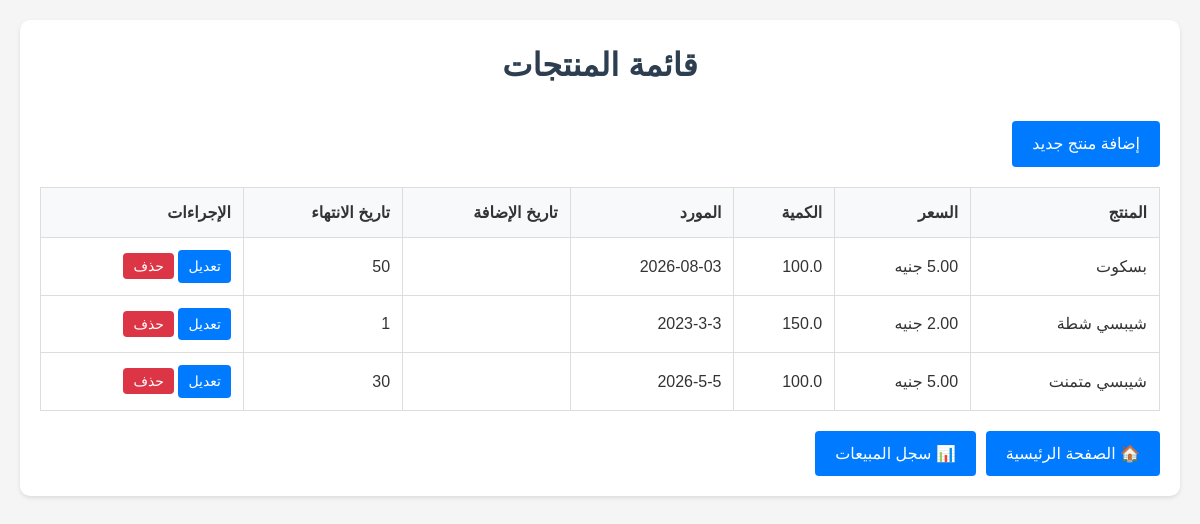
/products, run on an earlier commit of the app's database.
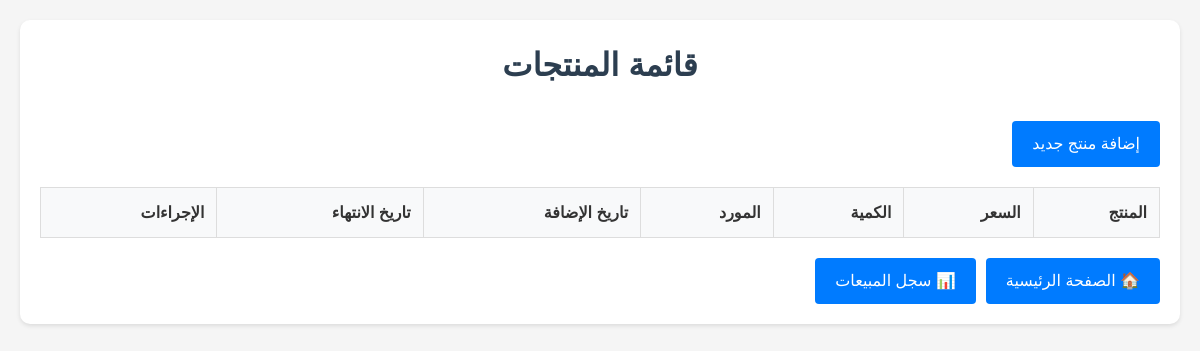
And on a later commit of the database.
### tables this page shows
CREATE TABLE products (
            id INTEGER PRIMARY KEY AUTOINCREMENT,
            name TEXT NOT NULL,
            price REAL NOT NULL,
            quantity INTEGER NOT NULL,
            supplier TEXT,
            expiration_date TEXT,
            received_date TEXT NOT NULL
        );

### app.py (the view)
@app.route('/products')
def products():
    conn = sqlite3.connect('supermarket.db')
    c = conn.cursor()
    c.execute('SELECT * FROM products ORDER BY name')
    products = [dict(zip(['id', 'name', 'price', 'quantity', 'supplier', 'expiration_date'], row)) for row in c.fetchall()]
    conn.close()
    return render_template('products.html', products=products)

### templates/products.html (shortened to what this page needs)
<!DOCTYPE html>
<html lang="ar" dir="rtl">
<head>
    <link rel="stylesheet" href="{{ url_for('static', filename='style.css') }}">
</head>
<body>
    <div class="container">
        <h1>قائمة المنتجات</h1>
        <a href="{{ url_for('add_product') }}" class="btn">إضافة منتج جديد</a>
        <table class="table">
            <thead>
                <tr>
                    <th>المنتج</th>
                    <th>السعر</th>
                    <th>الكمية</th>
                    <th>المورد</th>
                    <th>تاريخ الإضافة</th>
                    <th>تاريخ الانتهاء</th>
                    <th>الإجراءات</th>
                </tr>
            </thead>
            <tbody>
                {% for product in products %}
                <tr>
                    <td>{{ product.name }}</td>
                    <td>{{ "%.2f"|format(product.price) }} جنيه</td>
                    <td>{{ product.quantity }}</td>
                    <td>{{ product.supplier }}</td>
                    <td>{{ product.received_date }}</td>
                    <td>{{ product.expiration_date }}</td>
                    <td>
                        <a href="{{ url_for('edit_product', id=product.id) }}" class="btn btn-sm">تعديل</a>
                        <button onclick="deleteProduct({{ product.id }})" class="btn btn-sm btn-danger">حذف</button>
                    </td>
                </tr>
                {% endfor %}
            </tbody>
        </table>
        <div class="navigation-buttons">
            <a href="{{ url_for('index') }}" class="btn">🏠 الصفحة الرئيسية</a>
            <a href="{{ url_for('history') }}" class="btn">📊 سجل المبيعات</a>
        </div>
    </div>
</body>
</html>

### static/style.css (style rules this page uses)
* { margin: 0; padding: 0; box-sizing: border-box; }
body { font-family: 'Cairo', sans-serif; line-height: 1.6; background-color: #f5f5f5; color: #333; margin: 0; padding: 20px; }
.container { max-width: 1200px; margin: 0 auto; background-color: white; padding: 20px; border-radius: 10px; box-shadow: 0 2px 4px rgba(0, 0, 0, 0.1); }
h1 { text-align: center; margin-bottom: 30px; color: #2c3e50; }
.btn { display: inline-block; padding: 10px 20px; background-color: #007bff; color: white; border: none; border-radius: 4px; cursor: pointer; text-decoration: none; text-align: center; }
.table { width: 100%; border-collapse: collapse; margin-top: 20px; }
.table th, .table td { padding: 12px; text-align: right; border: 1px solid #ddd; }
.table th { background-color: #f8f9fa; font-weight: bold; }
.navigation-buttons { display: flex; gap: 10px; margin-top: 20px; }

What changed in the data, as far as the page shows it:
removed products: name "بسكوت", price "5.00", quantity "100.0", supplier "2026-08-03", expiration_date "50"
removed products: name "شيبسي شطة", price "2.00", quantity "150.0", supplier "2023-3-3", expiration_date "1"
removed products: name "شيبسي متمنت", price "5.00", quantity "100.0", supplier "2026-5-5", expiration_date "30"
